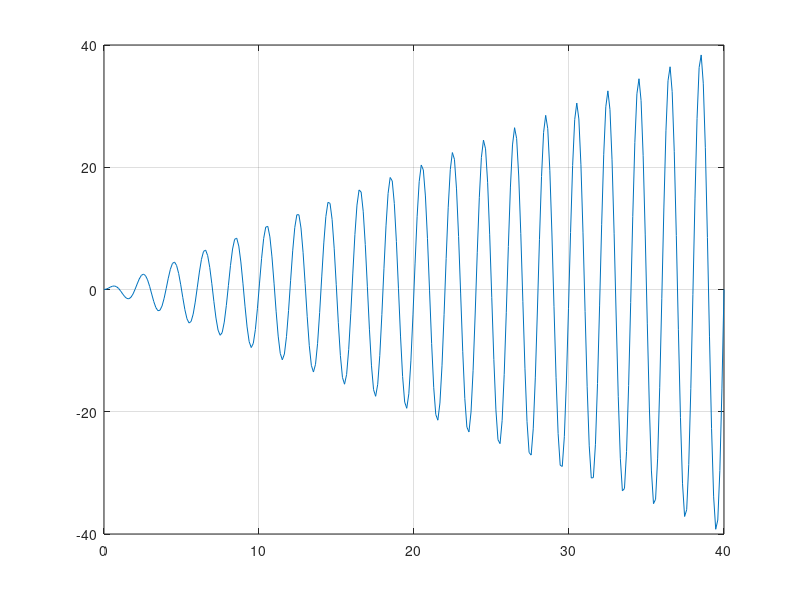

Write the MATLAB code that produced this figure. (Note: this script raises an error after producing the figure.)
x = linspace(-5,5,100);
y = x+1./(x.*x);
plot(x,y)
%% 
x = linspace(-5,5,100);
y = 2*x./(1+x.*x);
plot(x,y)
%% 
x = linspace(-5,5,100);
y = (x-2).*sqrt((1+x)./(1-x));
plot(x,y)
grid on
%%
x = linspace(-5,5,100);
y = log(x.*x-4);
plot(x,y)
grid on
%%
x = linspace(0,40,300);
y = sqrt(sin(pi.*sqrt(x)));
plot(x,y)
grid on
%%
x = linspace(0,40,300);
y = (x+abs(x)).*sqrt(x.*sin(pi.*x).^2);
plot(x,y)
grid on
%%
x = linspace(0,40,300);
y = x.*sin(pi.*x);
plot(x,y)
grid on
%%
a = 100;
b = 2;
n = 4;
k = 14;
m = 2;
theta = linspace(-4*pi, 4*pi, 200);
rho = a./(a+(theta-pi*2).^ n) .* (b - sin(k.*theta)-cos(m.*theta));
polarplot(theta,rho)
grid on
%%
a = 3;
b = 4;
n = 3;
m = 2;
theta = linspace(0, 4*m*pi, 200);
x = (1 + n/m)*cos(n/m*theta)-a*n/m*cos(1+n/m*theta);
y = (1+n/m)*sin(n/m*theta) - a*n/m*sin(1+n/m*theta);
plot(x,y)
grid on
%%
a = 1;
b = 2;
n = 4;
m = 2;
theta0 = pi/4;
theta = linspace(0, 2*m*pi, 200);
x = a*sin(n*theta + theta0);
y = b*sin(m*theta);
plot(x,y)
grid on
%%
t = linspace(-5,5,5000);
a = 1/2;
b = 1/3;
m = 7;
n = 17;
x = cos(t) + a*cos(m*t) + b*sin(n*t);
y = sin(t) + a*sin(m*t) + b*cos(n*t);
plot(x,y)
grid on
%%
%такс, а теперь именные
theta = linspace(-2*pi, 2*pi, 100);
r = 1 + cos(3*theta) + sin(3*theta).^2;
polarplot(theta, r)
title("лист щавеля")
grid on
%%

theta = linspace(-2*pi, 2*pi, 100);
r = 1;
a = 1;
x = 3*r*cos(theta) - r*cos(a+3*theta);
y = 3*r*sin(theta) - r*sin(a+3*theta);
plot(x,y)
title("нефроида")
grid on







